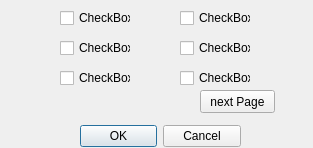
<?xml version="1.0" encoding="UTF-8"?>
<ui version="4.0">
 <class>DeleDialog</class>
 <widget class="QDialog" name="DeleDialog">
  <property name="geometry">
   <rect>
    <x>0</x>
    <y>0</y>
    <width>313</width>
    <height>148</height>
   </rect>
  </property>
  <property name="windowTitle">
   <string>删除成员数据</string>
  </property>
  <widget class="QDialogButtonBox" name="buttonBox">
   <property name="geometry">
    <rect>
     <x>80</x>
     <y>120</y>
     <width>161</width>
     <height>32</height>
    </rect>
   </property>
   <property name="orientation">
    <enum>Qt::Horizontal</enum>
   </property>
   <property name="standardButtons">
    <set>QDialogButtonBox::Cancel|QDialogButtonBox::Ok</set>
   </property>
  </widget>
  <widget class="QCheckBox" name="checkBox">
   <property name="geometry">
    <rect>
     <x>60</x>
     <y>10</y>
     <width>71</width>
     <height>16</height>
    </rect>
   </property>
   <property name="text">
    <string>CheckBox</string>
   </property>
  </widget>
  <widget class="QCheckBox" name="checkBox_2">
   <property name="geometry">
    <rect>
     <x>180</x>
     <y>10</y>
     <width>71</width>
     <height>16</height>
    </rect>
   </property>
   <property name="text">
    <string>CheckBox</string>
   </property>
  </widget>
  <widget class="QCheckBox" name="checkBox_3">
   <property name="geometry">
    <rect>
     <x>60</x>
     <y>40</y>
     <width>71</width>
     <height>16</height>
    </rect>
   </property>
   <property name="text">
    <string>CheckBox</string>
   </property>
  </widget>
  <widget class="QCheckBox" name="checkBox_4">
   <property name="geometry">
    <rect>
     <x>180</x>
     <y>40</y>
     <width>71</width>
     <height>16</height>
    </rect>
   </property>
   <property name="text">
    <string>CheckBox</string>
   </property>
  </widget>
  <widget class="QCheckBox" name="checkBox_5">
   <property name="geometry">
    <rect>
     <x>60</x>
     <y>70</y>
     <width>71</width>
     <height>16</height>
    </rect>
   </property>
   <property name="text">
    <string>CheckBox</string>
   </property>
  </widget>
  <widget class="QCheckBox" name="checkBox_6">
   <property name="geometry">
    <rect>
     <x>180</x>
     <y>70</y>
     <width>71</width>
     <height>16</height>
    </rect>
   </property>
   <property name="text">
    <string>CheckBox</string>
   </property>
  </widget>
  <widget class="QPushButton" name="pushButton">
   <property name="geometry">
    <rect>
     <x>200</x>
     <y>90</y>
     <width>75</width>
     <height>23</height>
    </rect>
   </property>
   <property name="text">
    <string>next Page</string>
   </property>
  </widget>
 </widget>
 <resources/>
 <connections>
  <connection>
   <sender>buttonBox</sender>
   <signal>accepted()</signal>
   <receiver>DeleDialog</receiver>
   <slot>accept()</slot>
   <hints>
    <hint type="sourcelabel">
     <x>248</x>
     <y>254</y>
    </hint>
    <hint type="destinationlabel">
     <x>157</x>
     <y>274</y>
    </hint>
   </hints>
  </connection>
  <connection>
   <sender>buttonBox</sender>
   <signal>rejected()</signal>
   <receiver>DeleDialog</receiver>
   <slot>reject()</slot>
   <hints>
    <hint type="sourcelabel">
     <x>316</x>
     <y>260</y>
    </hint>
    <hint type="destinationlabel">
     <x>286</x>
     <y>274</y>
    </hint>
   </hints>
  </connection>
 </connections>
</ui>
